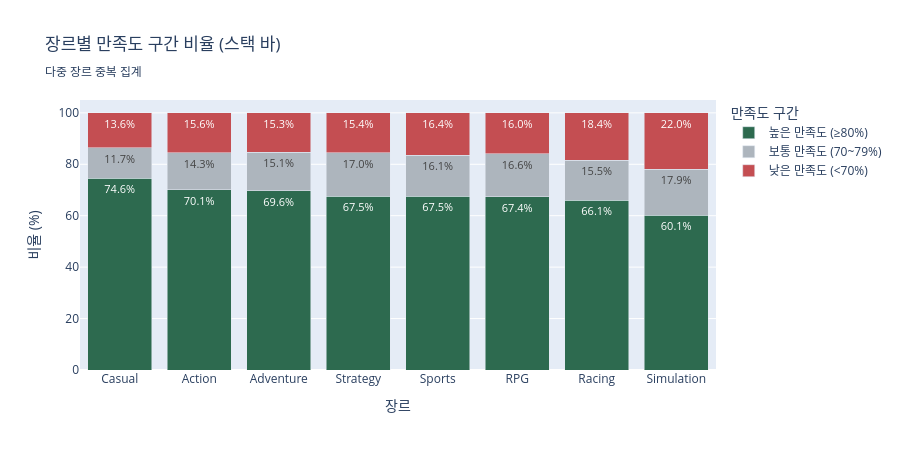

This figure's notebook cell:
### Markdown cell above
## 8. 장르별 흥행 전환율

각 장르에서 만족도 높은 구간(대흥행 + 숨겨진 명작 + 니치)과 미반응 구간의 비율을 비교한다.

### Code cell
def classify_sat(grade):
    if grade in HIGH_SAT:
        return '높은 만족도 (≥80%)'
    elif grade in MID_SAT:
        return '보통 만족도 (70~79%)'
    return '낮은 만족도 (<70%)'

df['sat_group'] = df['performance_grade'].apply(classify_sat)
SAT_GROUP_ORDER  = ['높은 만족도 (≥80%)', '보통 만족도 (70~79%)', '낮은 만족도 (<70%)']
SAT_GROUP_COLORS = {
    '높은 만족도 (≥80%)': '#2d6a4f',
    '보통 만족도 (70~79%)': '#adb5bd',
    '낮은 만족도 (<70%)': '#C44E52',
}

sat_pct = (
    df.groupby(['genre', 'sat_group'])
    .size()
    .reset_index(name='count')
)
sat_pct['pct'] = sat_pct.groupby('genre')['count'].transform(lambda x: x / x.sum() * 100)

genre_high_sat_order = (
    sat_pct[sat_pct['sat_group'] == '높은 만족도 (≥80%)']
    .set_index('genre')['pct']
    .sort_values(ascending=False)
    .index.tolist()
)

fig = px.bar(
    sat_pct,
    x='genre', y='pct',
    color='sat_group',
    color_discrete_map=SAT_GROUP_COLORS,
    category_orders={'genre': genre_high_sat_order, 'sat_group': SAT_GROUP_ORDER},
    text='pct',
    barmode='stack',
    title='장르별 만족도 구간 비율 (스택 바)<br><sub>다중 장르 중복 집계</sub>',
    labels={'genre': '장르', 'pct': '비율 (%)', 'sat_group': '만족도 구간'},
)
fig.update_traces(texttemplate='%{text:.1f}%', textposition='inside', textfont_size=11)
fig.update_layout(height=450, yaxis_range=[0, 105])
fig.show()

### Figure 1 — Plotly figure (JSON) as saved in the notebook; plotly's stock layout.template omitted (floating-point values rounded to 4 significant figures)
{"data": [{"hovertemplate": "만족도 구간=높은 만족도 (≥80%)<br>장르=%{x}<br>비율 (%)=%{text}<extra></extra>", "legendgroup": "높은 만족도 (≥80%)", "marker": {"color": "#2d6a4f", "pattern": {"shape": ""}}, "name": "높은 만족도 (≥80%)", "orientation": "v", "showlegend": true, "text": [70.07, 69.62, 74.63, 67.41, 66.08, 60.1, 67.49, 67.54], "textfont": {"size": 11}, "textposition": "inside", "texttemplate": "%{text:.1f}%", "type": "bar", "x": ["Action", "Adventure", "Casual", "RPG", "Racing", "Simulation", "Sports", "Strategy"], "xaxis": "x", "y": [70.07, 69.62, 74.63, 67.41, 66.08, 60.1, 67.49, 67.54], "yaxis": "y"}, {"hovertemplate": "만족도 구간=보통 만족도 (70~79%)<br>장르=%{x}<br>비율 (%)=%{text}<extra></extra>", "legendgroup": "보통 만족도 (70~79%)", "marker": {"color": "#adb5bd", "pattern": {"shape": ""}}, "name": "보통 만족도 (70~79%)", "orientation": "v", "showlegend": true, "text": [14.33, 15.06, 11.73, 16.62, 15.55, 17.94, 16.1, 17.01], "textfont": {"size": 11}, "textposition": "inside", "texttemplate": "%{text:.1f}%", "type": "bar", "x": ["Action", "Adventure", "Casual", "RPG", "Racing", "Simulation", "Sports", "Strategy"], "xaxis": "x", "y": [14.33, 15.06, 11.73, 16.62, 15.55, 17.94, 16.1, 17.01], "yaxis": "y"}, {"hovertemplate": "만족도 구간=낮은 만족도 (<70%)<br>장르=%{x}<br>비율 (%)=%{text}<extra></extra>", "legendgroup": "낮은 만족도 (<70%)", "marker": {"color": "#C44E52", "pattern": {"shape": ""}}, "name": "낮은 만족도 (<70%)", "orientation": "v", "showlegend": true, "text": [15.6, 15.32, 13.64, 15.96, 18.37, 21.97, 16.41, 15.45], "textfont": {"size": 11}, "textposition": "inside", "texttemplate": "%{text:.1f}%", "type": "bar", "x": ["Action", "Adventure", "Casual", "RPG", "Racing", "Simulation", "Sports", "Strategy"], "xaxis": "x", "y": [15.6, 15.32, 13.64, 15.96, 18.37, 21.97, 16.41, 15.45], "yaxis": "y"}], "layout": {"barmode": "stack", "height": 450, "legend": {"title": {"text": "만족도 구간"}, "tracegroupgap": 0}, "title": {"text": "장르별 만족도 구간 비율 (스택 바)<br><sub>다중 장르 중복 집계</sub>"}, "xaxis": {"anchor": "y", "categoryarray": ["Casual", "Action", "Adventure", "Strategy", "Sports", "RPG", "Racing", "Simulation"], "categoryorder": "array", "domain": [0, 1], "title": {"text": "장르"}}, "yaxis": {"anchor": "x", "domain": [0, 1], "range": [0, 105], "title": {"text": "비율 (%)"}}}}
